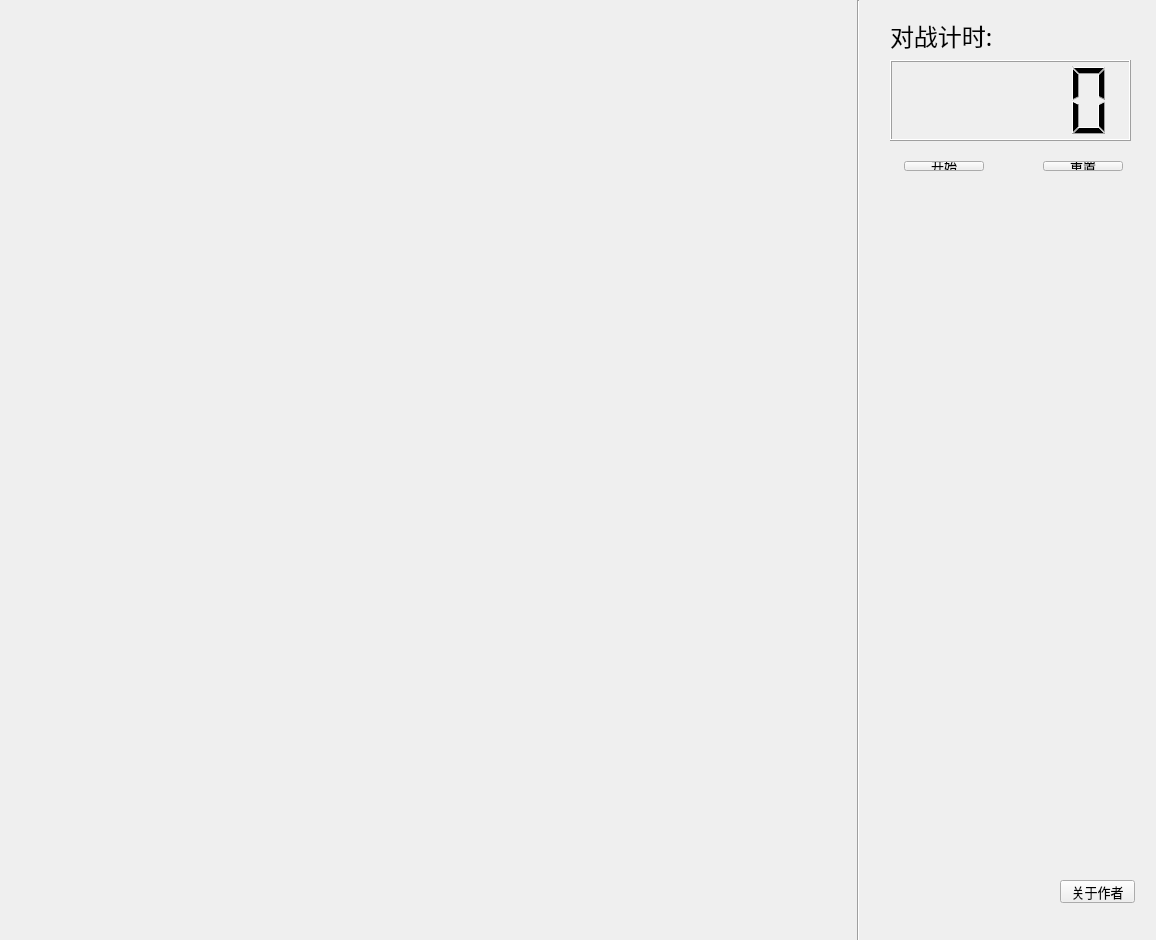
<?xml version="1.0" encoding="UTF-8"?>
<ui version="4.0">
 <class>ChessBoard</class>
 <widget class="QWidget" name="ChessBoard">
  <property name="geometry">
   <rect>
    <x>0</x>
    <y>0</y>
    <width>1156</width>
    <height>940</height>
   </rect>
  </property>
  <property name="windowTitle">
   <string>ChessBoard</string>
  </property>
  <widget class="Line" name="line_2">
   <property name="geometry">
    <rect>
     <x>850</x>
     <y>0</y>
     <width>16</width>
     <height>991</height>
    </rect>
   </property>
   <property name="orientation">
    <enum>Qt::Vertical</enum>
   </property>
  </widget>
  <widget class="QLCDNumber" name="lcdNumber">
   <property name="geometry">
    <rect>
     <x>890</x>
     <y>60</y>
     <width>241</width>
     <height>81</height>
    </rect>
   </property>
  </widget>
  <widget class="QLabel" name="label">
   <property name="geometry">
    <rect>
     <x>890</x>
     <y>20</y>
     <width>131</width>
     <height>31</height>
    </rect>
   </property>
   <property name="font">
    <font>
     <family>华文行楷</family>
     <pointsize>18</pointsize>
    </font>
   </property>
   <property name="text">
    <string>对战计时:</string>
   </property>
  </widget>
  <widget class="QWidget" name="widget" native="true">
   <property name="geometry">
    <rect>
     <x>893</x>
     <y>150</y>
     <width>241</width>
     <height>32</height>
    </rect>
   </property>
   <layout class="QHBoxLayout" name="horizontalLayout">
    <item>
     <widget class="QPushButton" name="pushButton_start">
      <property name="font">
       <font>
        <family>华文行楷</family>
        <pointsize>10</pointsize>
       </font>
      </property>
      <property name="text">
       <string>开始</string>
      </property>
     </widget>
    </item>
    <item>
     <spacer name="horizontalSpacer">
      <property name="orientation">
       <enum>Qt::Horizontal</enum>
      </property>
      <property name="sizeHint" stdset="0">
       <size>
        <width>40</width>
        <height>20</height>
       </size>
      </property>
     </spacer>
    </item>
    <item>
     <widget class="QPushButton" name="pushButton_reset">
      <property name="font">
       <font>
        <family>华文行楷</family>
        <pointsize>10</pointsize>
       </font>
      </property>
      <property name="text">
       <string>重置</string>
      </property>
     </widget>
    </item>
   </layout>
  </widget>
  <widget class="QPushButton" name="pushButton_about">
   <property name="geometry">
    <rect>
     <x>1060</x>
     <y>880</y>
     <width>75</width>
     <height>23</height>
    </rect>
   </property>
   <property name="font">
    <font>
     <family>华文行楷</family>
     <pointsize>10</pointsize>
     <weight>50</weight>
     <bold>false</bold>
    </font>
   </property>
   <property name="text">
    <string>关于作者</string>
   </property>
  </widget>
  <widget class="QLabel" name="label_2">
   <property name="geometry">
    <rect>
     <x>860</x>
     <y>0</y>
     <width>291</width>
     <height>941</height>
    </rect>
   </property>
   <property name="text">
    <string/>
   </property>
   <property name="pixmap">
    <pixmap resource="chooseresource.qrc">:/images/b.jpg</pixmap>
   </property>
   <property name="scaledContents">
    <bool>true</bool>
   </property>
  </widget>
  <zorder>label_2</zorder>
  <zorder>line_2</zorder>
  <zorder>lcdNumber</zorder>
  <zorder>label</zorder>
  <zorder>widget</zorder>
  <zorder>pushButton_about</zorder>
 </widget>
 <layoutdefault spacing="6" margin="11"/>
 <resources>
  <include location="chooseresource.qrc"/>
 </resources>
 <connections/>
</ui>
